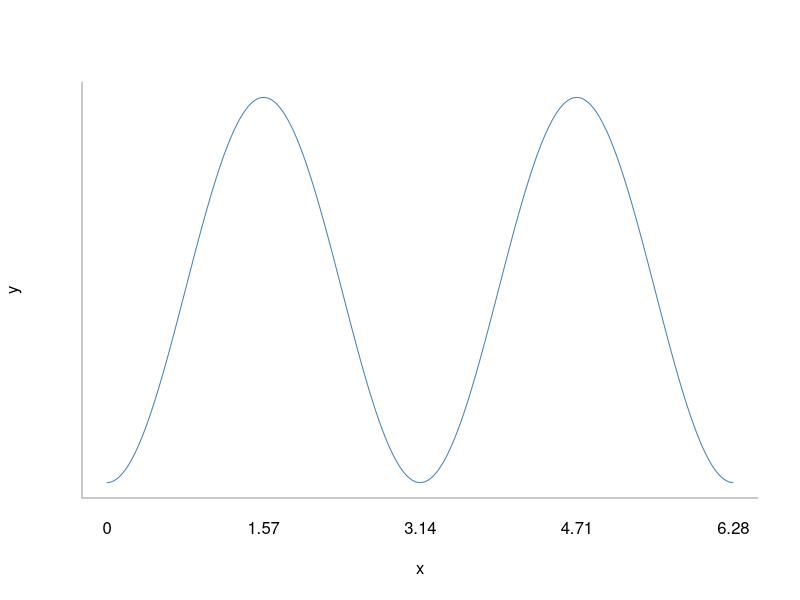
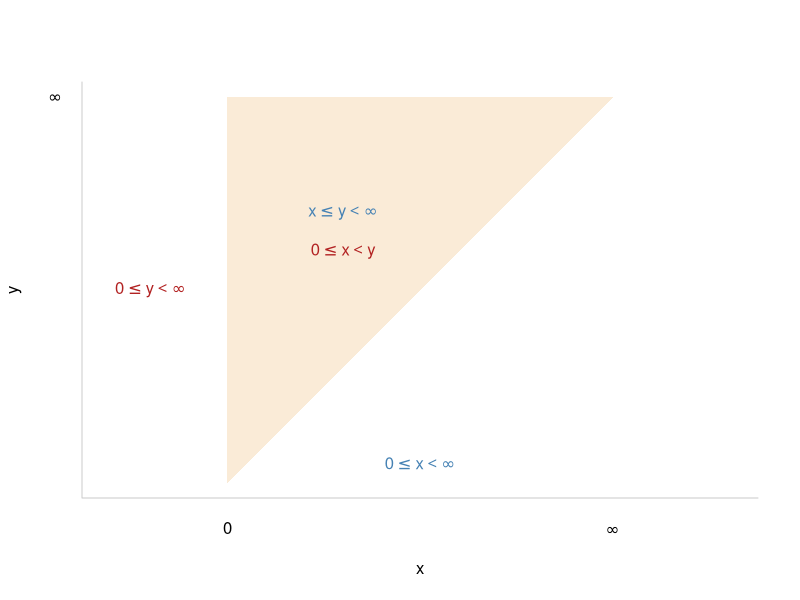
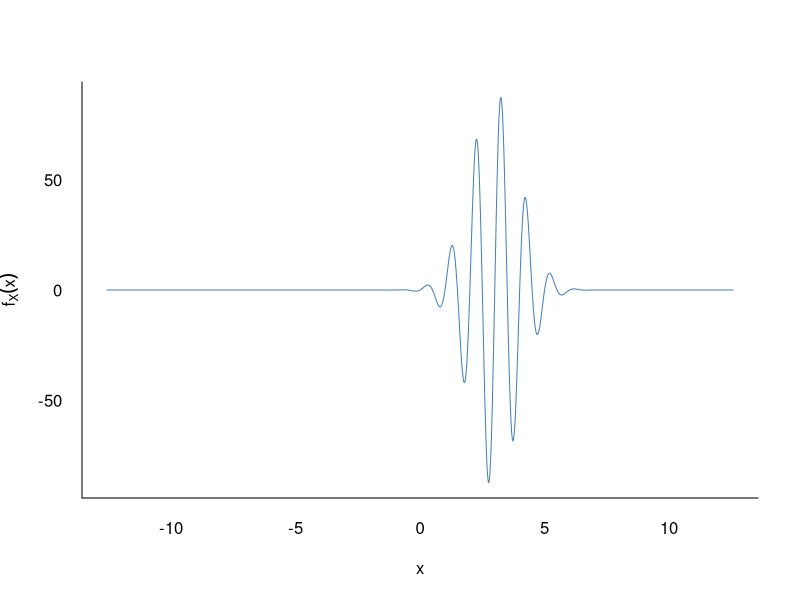
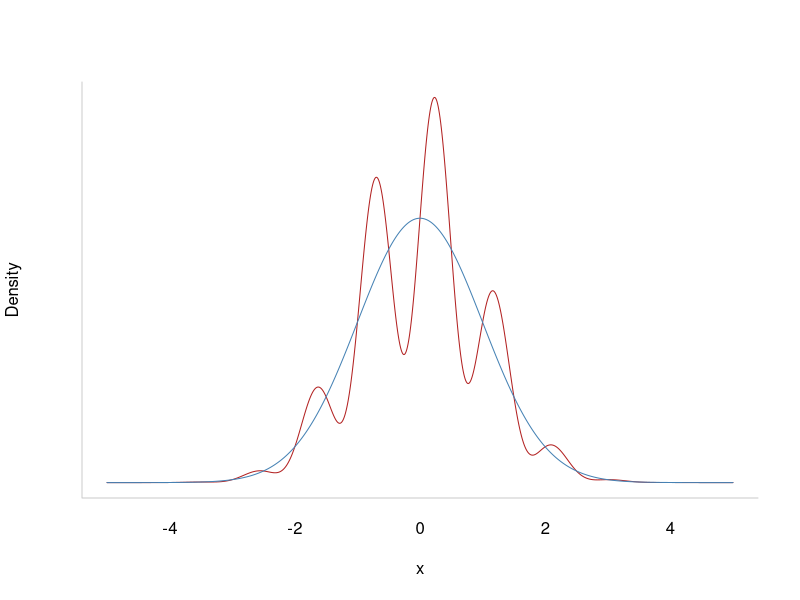
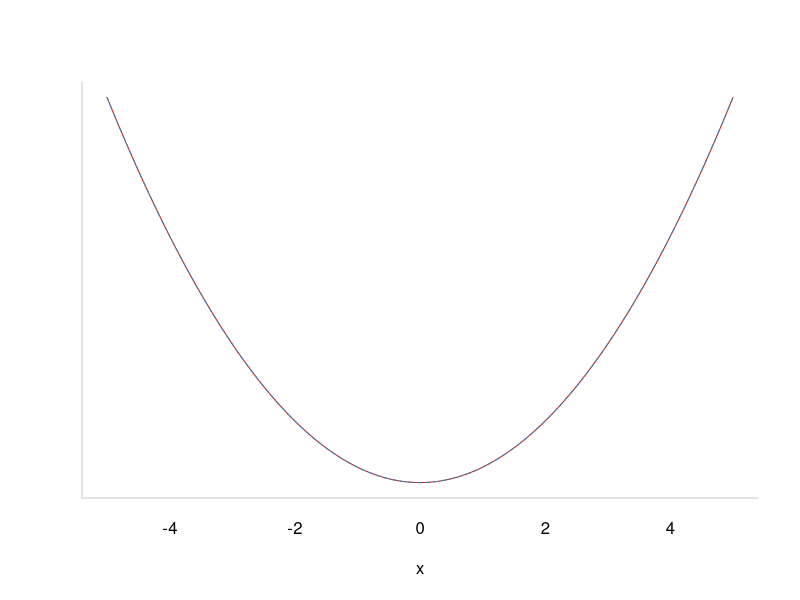

These figures' R source, in order:
## ---- chunk 1
knitr::opts_chunk$set(echo = TRUE)
## ---- chunk 2

x <- seq(0, 2 * pi, 0.01)
y <- sin(x) * sin(x)

plot(x, y, type = 'l', col = 'steelblue', axes = FALSE)
axis(1, tick = FALSE, at = pi * c(0, 1/2, 1, 3/2, 2), 
     labels = round(pi * c(0, 1/2, 1, 3/2, 2), 2))
box(bty = 'L', col = 'grey60')

## ---- chunk 3

plot(0:10, 0:10, type = 'n', xlab = 'x', ylab = 'y', axes = FALSE, asp = 1)
polygon(c(0, 10, 0), c(0, 10, 10), col = 'antiquewhite', border = NA)
text(3, 7, labels = expression({x <= y} < infinity), col = 'steelblue')
text(3, 6, labels = expression({0 <= x} < y), col = 'firebrick')
text(5, 0.5, labels = expression({0 <= x} < infinity), col = 'steelblue')
text(-2, 5, labels = expression({0 <= y} < infinity), col = 'firebrick')
axis(1, at = c(0, 10), labels = c(0, expression(infinity)), tick = FALSE)
axis(2, at = 10, labels = expression(infinity), las = 1, tick = FALSE)
box(bty = 'l', col = 'grey80')

## ---- chunk 4

r <- 3
x <- seq(-4 * pi, 4 * pi, 0.01)
f <- function(x) sin(2 * pi * x) * exp(-((x - r)^2 - r^2)/ 2)

plot(x, f(x), type = 'l', axes = FALSE, 
     ylab = expression(f[X](x)), col = 'steelblue')
axis(1, tick = FALSE)
axis(2, tick = FALSE, las = 1)
box(bty = 'L')

integrate(f, -4 * pi, 4 * pi)

## ---- chunk 5

x <- seq(-5, 5, 0.01)
d1 <- dnorm(x)
d2 <- dnorm(x) * (1 + 1/2 * sin(2 * pi * x))

plot(x, d2, type = 'l', col = 'firebrick', ylab = 'Density', axes = FALSE)
lines(x, d1, col = 'steelblue')
axis(1, tick = FALSE)
box(bty = 'L', col = 'grey80')

## ---- chunk 6

t <- seq(-5, 5, 0.01)

k1 <- t^2 / 2
k2 <- t^2 / 2 + log(1 + 1/2 * exp(-2 * pi^2) * sin(2 * pi * t))

plot(x, k1, type = 'l', col = 'firebrick', ylab = '', axes = FALSE)
lines(x, k2, col = 'steelblue', lty = 'dashed')
axis(1, tick = FALSE)
box(bty = 'L', col = 'grey80')

## ---- chunk 7

K <- 25:35
p <- sapply(K, function(x) prod((95:100 - x) / 95:100))

round(rbind(K, p), 3)

## ---- chunk 8

K <- 50:60

round(rbind(K, dhyper(0, 6, 94, K) + dhyper(1, 6, 94, K)), 3)

## ---- chunk 9

pnorm(100, 20, sqrt(19.8), log = TRUE)
pbinom(100, 2000, 0.01, log = TRUE)

## ---- chunk 10

flam <- function(lam) exp(-lam) * (1 + lam) - 0.01
dlam <- function(lam) - exp(- lam) * (1 + lam) + exp(- lam)

xold <- Inf
xnew <- 5
epsilon <- 1e-05

while(abs(xnew - xold) > epsilon) {
  
  xold <- xnew
  xnew <- xnew - flam(xnew) / dlam(xnew)
  
}

xnew

## ---- chunk 11

qnorm(0.99)

## ---- chunk 12

(p <- 1 - pbinom(4, 60, 1/90))

p * 1e6
1e6 / (p * 1e6)

## ---- chunk 13

lprob <- function(x) {
  N <- x[1]; M <- x[2]
  lchoose(N, 4) + lchoose(M, 2) - lchoose(N + M, 4) - lchoose(N + M - 4, 2)
} 

N <- 4:494
M <- 496 - N

theta <- cbind(N, M)
prob <- apply(theta, 1, lprob)

M[which.max(prob)]
N[which.max(prob)]

